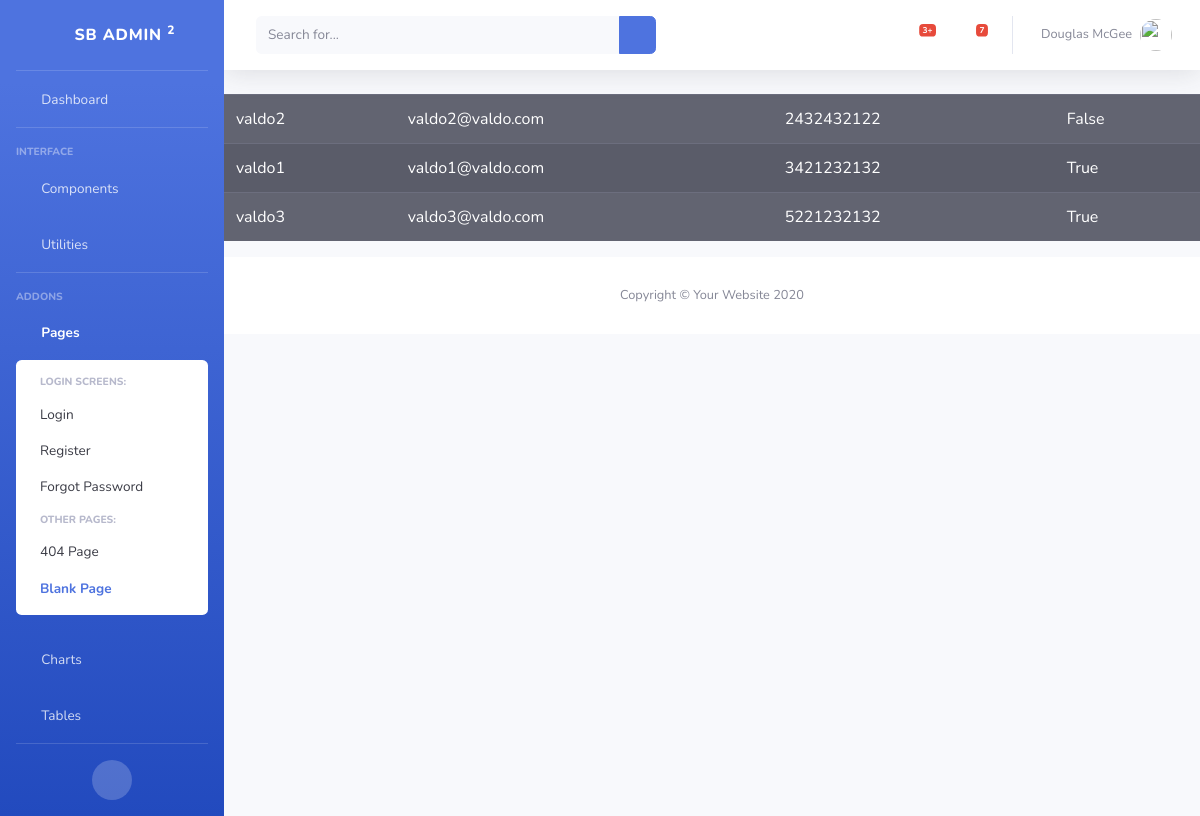
The page /home/list_client/ on the database its author committed.
### home/models.py (models this page shows, shortened)
class Client(models.Model):
    user = models.OneToOneField(User, on_delete=models.CASCADE)
    phone = models.CharField(max_length=10, null=False, blank=False)
    status = models.BooleanField(default=True)

### home/views.py (the view)
# urls.py: path('list_client/', views.ListClientView.as_view(), name="list_client"),
class ListClientView(generic.ListView):
    template_name = "home/list_client.html"
    model = Client

### templates/home/list_client.html (shortened to what this page needs)
{% extends 'base/base.html' %}
{% block content %}
  <table class="table table-striped table-dark">
    {% for client in object_list %}
      <tr>
        <td>{{ client.user.username }}</td>
        <td>{{ client.user.email}}</td>
        <td>{{ client.phone}}</td>
        <td>{{ client.status}}</td>
      </tr>
    {% endfor %}
  </table>
{% endblock content %}

### templates/base/base.html (shortened to what this page needs)
{% load static %}
<!DOCTYPE html>
<html lang="en">
<head>
    <link href="{% static 'vendor/fontawesome-free/css/all.min.css' %}" rel="stylesheet" type="text/css">
    <link href="{% static 'css/sb-admin-2.min.css' %}" rel="stylesheet">
</head>
<body id="page-top">
    <div id="wrapper">
        <ul class="navbar-nav bg-gradient-primary sidebar sidebar-dark accordion" id="accordionSidebar">
            <a class="sidebar-brand d-flex align-items-center justify-content-center" href="index.html">
                <div class="sidebar-brand-icon rotate-n-15">
                    <i class="fas fa-laugh-wink"></i>
                </div>
                <div class="sidebar-brand-text mx-3">SB Admin <sup>2</sup></div>
            </a>
            <hr class="sidebar-divider my-0">
            <li class="nav-item">
                <a class="nav-link" href="index.html">
                    <i class="fas fa-fw fa-tachometer-alt"></i>
                    <span>Dashboard</span></a>
            </li>
            <hr class="sidebar-divider">
            <div class="sidebar-heading">
                Interface
            </div>
            <li class="nav-item">
                <a class="nav-link collapsed" href="#" data-toggle="collapse" data-target="#collapseTwo"
                    aria-expanded="true" aria-controls="collapseTwo">
                    <i class="fas fa-fw fa-cog"></i>
                    <span>Components</span>
                </a>
            </li>
            <li class="nav-item">
                <a class="nav-link collapsed" href="#" data-toggle="collapse" data-target="#collapseUtilities"
                    aria-expanded="true" aria-controls="collapseUtilities">
                    <i class="fas fa-fw fa-wrench"></i>
                    <span>Utilities</span>
                </a>
            </li>
            <hr class="sidebar-divider">
            <div class="sidebar-heading">
                Addons
            </div>
            <li class="nav-item active">
                <a class="nav-link" href="#" data-toggle="collapse" data-target="#collapsePages" aria-expanded="true"
                    aria-controls="collapsePages">
                    <i class="fas fa-fw fa-folder"></i>
                    <span>Pages</span>
                </a>
                <div id="collapsePages" class="collapse show" aria-labelledby="headingPages"
                    data-parent="#accordionSidebar">
                    <div class="bg-white py-2 collapse-inner rounded">
                        <h6 class="collapse-header">Login Screens:</h6>
                        <a class="collapse-item" href="login.html">Login</a>
                        <a class="collapse-item" href="register.html">Register</a>
                        <a class="collapse-item" href="forgot-password.html">Forgot Password</a>
                        <h6 class="collapse-header">Other Pages:</h6>
                        <a class="collapse-item" href="404.html">404 Page</a>
                        <a class="collapse-item active" href="blank.html">Blank Page</a>
                    </div>
                </div>
            </li>
            <li class="nav-item">
                <a class="nav-link" href="charts.html">
                    <i class="fas fa-fw fa-chart-area"></i>
                    <span>Charts</span></a>
            </li>
            <li class="nav-item">
                <a class="nav-link" href="tables.html">
                    <i class="fas fa-fw fa-table"></i>
                    <span>Tables</span></a>
            </li>
            <hr class="sidebar-divider d-none d-md-block">
            <div class="text-center d-none d-md-inline">
                <button class="rounded-circle border-0" id="sidebarToggle"></button>
            </div>
        </ul>
        <div id="content-wrapper" class="d-flex flex-column">
            <div id="content">
                <nav class="navbar navbar-expand navbar-light bg-white topbar mb-4 static-top shadow">
                    <form
                        class="d-none d-sm-inline-block form-inline mr-auto ml-md-3 my-2 my-md-0 mw-100 navbar-search">
                        <div class="input-group">
                            <input type="text" class="form-control bg-light border-0 small" placeholder="Search for..."
                                aria-label="Search" aria-describedby="basic-addon2">
                            <div class="input-group-append">
                                <button class="btn btn-primary" type="button">
                                    <i class="fas fa-search fa-sm"></i>
                                </button>
                            </div>
                        </div>
                    </form>
                    <ul class="navbar-nav ml-auto">
                        <li class="nav-item dropdown no-arrow mx-1">
                            <a class="nav-link dropdown-toggle" href="#" id="alertsDropdown" role="button"
                                data-toggle="dropdown" aria-haspopup="true" aria-expanded="false">
                                <i class="fas fa-bell fa-fw"></i>
                                <span class="badge badge-danger badge-counter">3+</span>
                            </a>
                        </li>
                        <li class="nav-item dropdown no-arrow mx-1">
                            <a class="nav-link dropdown-toggle" href="#" id="messagesDropdown" role="button"
                                data-toggle="dropdown" aria-haspopup="true" aria-expanded="false">
                                <i class="fas fa-envelope fa-fw"></i>
                                <span class="badge badge-danger badge-counter">7</span>
                            </a>
                        </li>
                        <li class="nav-item dropdown no-arrow">
                            <a class="nav-link dropdown-toggle" href="#" id="userDropdown" role="button"
                                data-toggle="dropdown" aria-haspopup="true" aria-expanded="false">
                                <span class="mr-2 d-none d-lg-inline text-gray-600 small">Douglas McGee</span>
                                <img class="img-profile rounded-circle"
                                    src="img/undraw_profile.svg">
                            </a>
                        </li>
                    </ul>
                </nav>
                {% block content %}{% endblock %}
            <footer class="sticky-footer bg-white">
                <div class="container my-auto">
                    <div class="copyright text-center my-auto">
                        <span>Copyright &copy; Your Website 2020</span>
                    </div>
                </div>
            </footer>
        </div>
    </div>
</body>
</html>

### rows shown on the page
Client: user.username "valdo2", user.email "valdo2@valdo.com", phone "2432432122", status "False"
Client: user.username "valdo1", user.email "valdo1@valdo.com", phone "3421232132", status "True"
Client: user.username "valdo3", user.email "valdo3@valdo.com", phone "5221232132", status "True"
